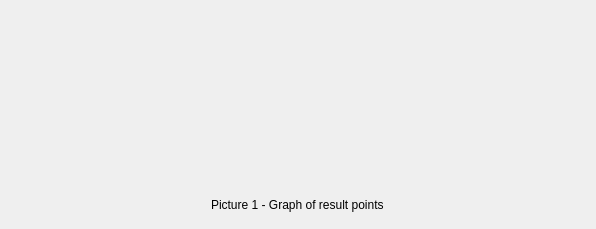
                <widget class="QWidget" name="scrollAreaWidgetContents">
                 <property name="geometry">
                  <rect>
                   <x>0</x>
                   <y>0</y>
                   <width>596</width>
                   <height>229</height>
                  </rect>
                 </property>
                 <layout class="QVBoxLayout" name="verticalLayout_17">
                  <item>
                   <widget class="QLabel" name="ResultStrLabel">
                    <property name="maximumSize">
                     <size>
                      <width>100000</width>
                      <height>100000</height>
                     </size>
                    </property>
                    <property name="text">
                     <string/>
                    </property>
                    <property name="wordWrap">
                     <bool>true</bool>
                    </property>
                   </widget>
                  </item>
                  <item alignment="Qt::AlignHCenter">
                   <widget class="QCustomPlot" name="GraphicsWidget" native="true">
                    <property name="minimumSize">
                     <size>
                      <width>240</width>
                      <height>140</height>
                     </size>
                    </property>
                   </widget>
                  </item>
                  <item alignment="Qt::AlignHCenter">
                   <widget class="QLabel" name="NameGraphLabel">
                    <property name="text">
                     <string>Picture 1 - Graph of result points</string>
                    </property>
                   </widget>
                  </item>
                 </layout>
                </widget>
